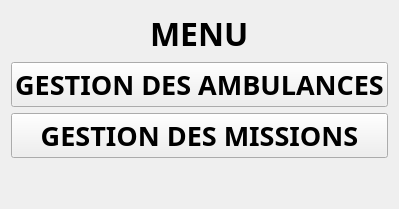
        <widget class="QWidget" name="page_17">
         <layout class="QHBoxLayout" name="horizontalLayout_68">
          <item>
           <layout class="QVBoxLayout" name="verticalLayout_43">
            <item alignment="Qt::AlignHCenter">
             <widget class="QLabel" name="label_49">
              <property name="sizePolicy">
               <sizepolicy hsizetype="Preferred" vsizetype="Maximum">
                <horstretch>0</horstretch>
                <verstretch>0</verstretch>
               </sizepolicy>
              </property>
              <property name="font">
               <font>
                <family>Quicksand SemiBold</family>
                <pointsize>24</pointsize>
                <weight>75</weight>
                <bold>true</bold>
               </font>
              </property>
              <property name="text">
               <string>MENU</string>
              </property>
             </widget>
            </item>
            <item>
             <widget class="QPushButton" name="pushButtonGDA">
              <property name="sizePolicy">
               <sizepolicy hsizetype="Minimum" vsizetype="Fixed">
                <horstretch>0</horstretch>
                <verstretch>0</verstretch>
               </sizepolicy>
              </property>
              <property name="font">
               <font>
                <family>Quicksand SemiBold</family>
                <pointsize>20</pointsize>
                <weight>75</weight>
                <bold>true</bold>
               </font>
              </property>
              <property name="text">
               <string>GESTION DES AMBULANCES</string>
              </property>
             </widget>
            </item>
            <item>
             <widget class="QPushButton" name="pushButtonGDM">
              <property name="sizePolicy">
               <sizepolicy hsizetype="Minimum" vsizetype="Fixed">
                <horstretch>0</horstretch>
                <verstretch>0</verstretch>
               </sizepolicy>
              </property>
              <property name="font">
               <font>
                <family>Quicksand SemiBold</family>
                <pointsize>20</pointsize>
                <weight>75</weight>
                <bold>true</bold>
               </font>
              </property>
              <property name="text">
               <string>GESTION DES MISSIONS</string>
              </property>
             </widget>
            </item>
            <item>
             <spacer name="verticalSpacer_25">
              <property name="orientation">
               <enum>Qt::Vertical</enum>
              </property>
              <property name="sizeType">
               <enum>QSizePolicy::Fixed</enum>
              </property>
              <property name="sizeHint" stdset="0">
               <size>
                <width>20</width>
                <height>40</height>
               </size>
              </property>
             </spacer>
            </item>
           </layout>
          </item>
         </layout>
        </widget>
